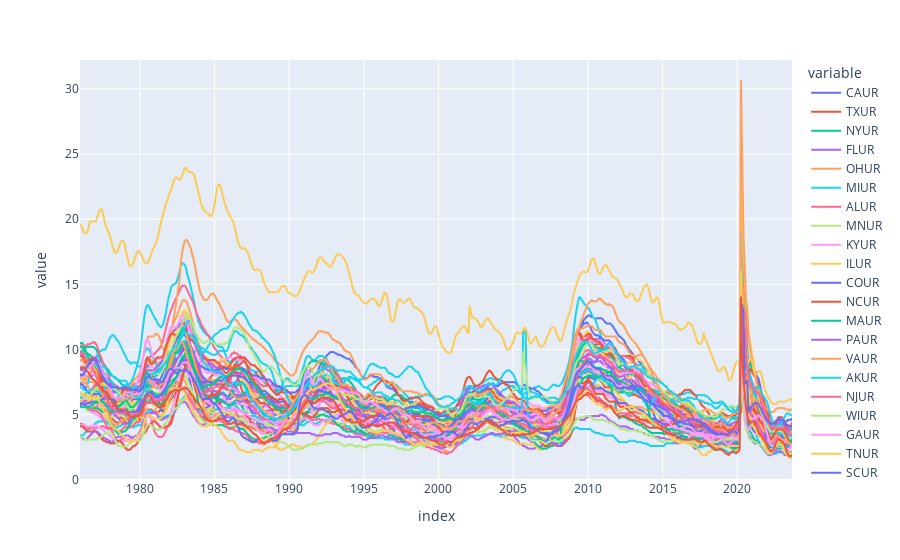

The code cell stored with this chart in its notebook:
### Code cell
px.line(uemp_states)

### Figure 1 — Plotly figure (JSON) as saved in the notebook; plotly's stock layout.template omitted (floating-point values rounded to 4 significant figures; data arrays with more than 128 entries replaced by an {"elided": "..."} marker saying what was removed)
{"data": [{"hovertemplate": "variable=CAUR<br>index=%{x}<br>value=%{y}<extra></extra>", "legendgroup": "CAUR", "line": {"color": "#636efa", "dash": "solid"}, "marker": {"symbol": "circle"}, "mode": "lines", "name": "CAUR", "showlegend": true, "type": "scattergl", "x": {"elided": "573 str values"}, "xaxis": "x", "y": {"elided": "573 float values"}, "yaxis": "y"}, {"hovertemplate": "variable=TXUR<br>index=%{x}<br>value=%{y}<extra></extra>", "legendgroup": "TXUR", "line": {"color": "#EF553B", "dash": "solid"}, "marker": {"symbol": "circle"}, "mode": "lines", "name": "TXUR", "showlegend": true, "type": "scattergl", "x": {"elided": "573 str values"}, "xaxis": "x", "y": {"elided": "573 float values"}, "yaxis": "y"}, {"hovertemplate": "variable=NYUR<br>index=%{x}<br>value=%{y}<extra></extra>", "legendgroup": "NYUR", "line": {"color": "#00cc96", "dash": "solid"}, "marker": {"symbol": "circle"}, "mode": "lines", "name": "NYUR", "showlegend": true, "type": "scattergl", "x": {"elided": "573 str values"}, "xaxis": "x", "y": {"elided": "573 float values"}, "yaxis": "y"}, {"hovertemplate": "variable=FLUR<br>index=%{x}<br>value=%{y}<extra></extra>", "legendgroup": "FLUR", "line": {"color": "#ab63fa", "dash": "solid"}, "marker": {"symbol": "circle"}, "mode": "lines", "name": "FLUR", "showlegend": true, "type": "scattergl", "x": {"elided": "573 str values"}, "xaxis": "x", "y": {"elided": "573 float values"}, "yaxis": "y"}, {"hovertemplate": "variable=OHUR<br>index=%{x}<br>value=%{y}<extra></extra>", "legendgroup": "OHUR", "line": {"color": "#FFA15A", "dash": "solid"}, "marker": {"symbol": "circle"}, "mode": "lines", "name": "OHUR", "showlegend": true, "type": "scattergl", "x": {"elided": "573 str values"}, "xaxis": "x", "y": {"elided": "573 float values"}, "yaxis": "y"}, {"hovertemplate": "variable=MIUR<br>index=%{x}<br>value=%{y}<extra></extra>", "legendgroup": "MIUR", "line": {"color": "#19d3f3", "dash": "solid"}, "marker": {"symbol": "circle"}, "mode": "lines", "name": "MIUR", "showlegend": true, "type": "scattergl", "x": {"elided": "573 str values"}, "xaxis": "x", "y": {"elided": "573 float values"}, "yaxis": "y"}, {"hovertemplate": "variable=ALUR<br>index=%{x}<br>value=%{y}<extra></extra>", "legendgroup": "ALUR", "line": {"color": "#FF6692", "dash": "solid"}, "marker": {"symbol": "circle"}, "mode": "lines", "name": "ALUR", "showlegend": true, "type": "scattergl", "x": {"elided": "573 str values"}, "xaxis": "x", "y": {"elided": "573 float values"}, "yaxis": "y"}, {"hovertemplate": "variable=MNUR<br>index=%{x}<br>value=%{y}<extra></extra>", "legendgroup": "MNUR", "line": {"color": "#B6E880", "dash": "solid"}, "marker": {"symbol": "circle"}, "mode": "lines", "name": "MNUR", "showlegend": true, "type": "scattergl", "x": {"elided": "573 str values"}, "xaxis": "x", "y": {"elided": "573 float values"}, "yaxis": "y"}, {"hovertemplate": "variable=KYUR<br>index=%{x}<br>value=%{y}<extra></extra>", "legendgroup": "KYUR", "line": {"color": "#FF97FF", "dash": "solid"}, "marker": {"symbol": "circle"}, "mode": "lines", "name": "KYUR", "showlegend": true, "type": "scattergl", "x": {"elided": "573 str values"}, "xaxis": "x", "y": {"elided": "573 float values"}, "yaxis": "y"}, {"hovertemplate": "variable=ILUR<br>index=%{x}<br>value=%{y}<extra></extra>", "legendgroup": "ILUR", "line": {"color": "#FECB52", "dash": "solid"}, "marker": {"symbol": "circle"}, "mode": "lines", "name": "ILUR", "showlegend": true, "type": "scattergl", "x": {"elided": "573 str values"}, "xaxis": "x", "y": {"elided": "573 float values"}, "yaxis": "y"}, {"hovertemplate": "variable=COUR<br>index=%{x}<br>value=%{y}<extra></extra>", "legendgroup": "COUR", "line": {"color": "#636efa", "dash": "solid"}, "marker": {"symbol": "circle"}, "mode": "lines", "name": "COUR", "showlegend": true, "type": "scattergl", "x": {"elided": "573 str values"}, "xaxis": "x", "y": {"elided": "573 float values"}, "yaxis": "y"}, {"hovertemplate": "variable=NCUR<br>index=%{x}<br>value=%{y}<extra></extra>", "legendgroup": "NCUR", "line": {"color": "#EF553B", "dash": "solid"}, "marker": {"symbol": "circle"}, "mode": "lines", "name": "NCUR", "showlegend": true, "type": "scattergl", "x": {"elided": "573 str values"}, "xaxis": "x", "y": {"elided": "573 float values"}, "yaxis": "y"}, {"hovertemplate": "variable=MAUR<br>index=%{x}<br>value=%{y}<extra></extra>", "legendgroup": "MAUR", "line": {"color": "#00cc96", "dash": "solid"}, "marker": {"symbol": "circle"}, "mode": "lines", "name": "MAUR", "showlegend": true, "type": "scattergl", "x": {"elided": "573 str values"}, "xaxis": "x", "y": {"elided": "573 float values"}, "yaxis": "y"}, {"hovertemplate": "variable=PAUR<br>index=%{x}<br>value=%{y}<extra></extra>", "legendgroup": "PAUR", "line": {"color": "#ab63fa", "dash": "solid"}, "marker": {"symbol": "circle"}, "mode": "lines", "name": "PAUR", "showlegend": true, "type": "scattergl", "x": {"elided": "573 str values"}, "xaxis": "x", "y": {"elided": "573 float values"}, "yaxis": "y"}, {"hovertemplate": "variable=VAUR<br>index=%{x}<br>value=%{y}<extra></extra>", "legendgroup": "VAUR", "line": {"color": "#FFA15A", "dash": "solid"}, "marker": {"symbol": "circle"}, "mode": "lines", "name": "VAUR", "showlegend": true, "type": "scattergl", "x": {"elided": "573 str values"}, "xaxis": "x", "y": {"elided": "573 float values"}, "yaxis": "y"}, {"hovertemplate": "variable=AKUR<br>index=%{x}<br>value=%{y}<extra></extra>", "legendgroup": "AKUR", "line": {"color": "#19d3f3", "dash": "solid"}, "marker": {"symbol": "circle"}, "mode": "lines", "name": "AKUR", "showlegend": true, "type": "scattergl", "x": {"elided": "573 str values"}, "xaxis": "x", "y": {"elided": "573 float values"}, "yaxis": "y"}, {"hovertemplate": "variable=NJUR<br>index=%{x}<br>value=%{y}<extra></extra>", "legendgroup": "NJUR", "line": {"color": "#FF6692", "dash": "solid"}, "marker": {"symbol": "circle"}, "mode": "lines", "name": "NJUR", "showlegend": true, "type": "scattergl", "x": {"elided": "573 str values"}, "xaxis": "x", "y": {"elided": "573 float values"}, "yaxis": "y"}, {"hovertemplate": "variable=WIUR<br>index=%{x}<br>value=%{y}<extra></extra>", "legendgroup": "WIUR", "line": {"color": "#B6E880", "dash": "solid"}, "marker": {"symbol": "circle"}, "mode": "lines", "name": "WIUR", "showlegend": true, "type": "scattergl", "x": {"elided": "573 str values"}, "xaxis": "x", "y": {"elided": "573 float values"}, "yaxis": "y"}, {"hovertemplate": "variable=GAUR<br>index=%{x}<br>value=%{y}<extra></extra>", "legendgroup": "GAUR", "line": {"color": "#FF97FF", "dash": "solid"}, "marker": {"symbol": "circle"}, "mode": "lines", "name": "GAUR", "showlegend": true, "type": "scattergl", "x": {"elided": "573 str values"}, "xaxis": "x", "y": {"elided": "573 float values"}, "yaxis": "y"}, {"hovertemplate": "variable=TNUR<br>index=%{x}<br>value=%{y}<extra></extra>", "legendgroup": "TNUR", "line": {"color": "#FECB52", "dash": "solid"}, "marker": {"symbol": "circle"}, "mode": "lines", "name": "TNUR", "showlegend": true, "type": "scattergl", "x": {"elided": "573 str values"}, "xaxis": "x", "y": {"elided": "573 float values"}, "yaxis": "y"}, {"hovertemplate": "variable=SCUR<br>index=%{x}<br>value=%{y}<extra></extra>", "legendgroup": "SCUR", "line": {"color": "#636efa", "dash": "solid"}, "marker": {"symbol": "circle"}, "mode": "lines", "name": "SCUR", "showlegend": true, "type": "scattergl", "x": {"elided": "573 str values"}, "xaxis": "x", "y": {"elided": "573 float values"}, "yaxis": "y"}, {"hovertemplate": "variable=NMUR<br>index=%{x}<br>value=%{y}<extra></extra>", "legendgroup": "NMUR", "line": {"color": "#EF553B", "dash": "solid"}, "marker": {"symbol": "circle"}, "mode": "lines", "name": "NMUR", "showlegend": true, "type": "scattergl", "x": {"elided": "573 str values"}, "xaxis": "x", "y": {"elided": "573 float values"}, "yaxis": "y"}, {"hovertemplate": "variable=AZUR<br>index=%{x}<br>value=%{y}<extra></extra>", "legendgroup": "AZUR", "line": {"color": "#00cc96", "dash": "solid"}, "marker": {"symbol": "circle"}, "mode": "lines", "name": "AZUR", "showlegend": true, "type": "scattergl", "x": {"elided": "573 str values"}, "xaxis": "x", "y": {"elided": "573 float values"}, "yaxis": "y"}, {"hovertemplate": "variable=WAUR<br>index=%{x}<br>value=%{y}<extra></extra>", "legendgroup": "WAUR", "line": {"color": "#ab63fa", "dash": "solid"}, "marker": {"symbol": "circle"}, "mode": "lines", "name": "WAUR", "showlegend": true, "type": "scattergl", "x": {"elided": "573 str values"}, "xaxis": "x", "y": {"elided": "573 float values"}, "yaxis": "y"}, {"hovertemplate": "variable=WVUR<br>index=%{x}<br>value=%{y}<extra></extra>", "legendgroup": "WVUR", "line": {"color": "#FFA15A", "dash": "solid"}, "marker": {"symbol": "circle"}, "mode": "lines", "name": "WVUR", "showlegend": true, "type": "scattergl", "x": {"elided": "573 str values"}, "xaxis": "x", "y": {"elided": "573 float values"}, "yaxis": "y"}, {"hovertemplate": "variable=NDUR<br>index=%{x}<br>value=%{y}<extra></extra>", "legendgroup": "NDUR", "line": {"color": "#19d3f3", "dash": "solid"}, "marker": {"symbol": "circle"}, "mode": "lines", "name": "NDUR", "showlegend": true, "type": "scattergl", "x": {"elided": "573 str values"}, "xaxis": "x", "y": {"elided": "573 float values"}, "yaxis": "y"}, {"hovertemplate": "variable=IAUR<br>index=%{x}<br>value=%{y}<extra></extra>", "legendgroup": "IAUR", "line": {"color": "#FF6692", "dash": "solid"}, "marker": {"symbol": "circle"}, "mode": "lines", "name": "IAUR", "showlegend": true, "type": "scattergl", "x": {"elided": "573 str values"}, "xaxis": "x", "y": {"elided": "573 float values"}, "yaxis": "y"}, {"hovertemplate": "variable=MDUR<br>index=%{x}<br>value=%{y}<extra></extra>", "legendgroup": "MDUR", "line": {"color": "#B6E880", "dash": "solid"}, "marker": {"symbol": "circle"}, "mode": "lines", "name": "MDUR", "showlegend": true, "type": "scattergl", "x": {"elided": "573 str values"}, "xaxis": "x", "y": {"elided": "573 float values"}, "yaxis": "y"}, {"hovertemplate": "variable=INUR<br>index=%{x}<br>value=%{y}<extra></extra>", "legendgroup": "INUR", "line": {"color": "#FF97FF", "dash": "solid"}, "marker": {"symbol": "circle"}, "mode": "lines", "name": "INUR", "showlegend": true, "type": "scattergl", "x": {"elided": "573 str values"}, "xaxis": "x", "y": {"elided": "573 float values"}, "yaxis": "y"}, {"hovertemplate": "variable=HIUR<br>index=%{x}<br>value=%{y}<extra></extra>", "legendgroup": "HIUR", "line": {"color": "#FECB52", "dash": "solid"}, "marker": {"symbol": "circle"}, "mode": "lines", "name": "HIUR", "showlegend": true, "type": "scattergl", "x": {"elided": "573 str values"}, "xaxis": "x", "y": {"elided": "573 float values"}, "yaxis": "y"}, {"hovertemplate": "variable=ARUR<br>index=%{x}<br>value=%{y}<extra></extra>", "legendgroup": "ARUR", "line": {"color": "#636efa", "dash": "solid"}, "marker": {"symbol": "circle"}, "mode": "lines", "name": "ARUR", "showlegend": true, "type": "scattergl", "x": {"elided": "573 str values"}, "xaxis": "x", "y": {"elided": "573 float values"}, "yaxis": "y"}, {"hovertemplate": "variable=ORUR<br>index=%{x}<br>value=%{y}<extra></extra>", "legendgroup": "ORUR", "line": {"color": "#EF553B", "dash": "solid"}, "marker": {"symbol": "circle"}, "mode": "lines", "name": "ORUR", "showlegend": true, "type": "scattergl", "x": {"elided": "573 str values"}, "xaxis": "x", "y": {"elided": "573 float values"}, "yaxis": "y"}, {"hovertemplate": "variable=UTUR<br>index=%{x}<br>value=%{y}<extra></extra>", "legendgroup": "UTUR", "line": {"color": "#00cc96", "dash": "solid"}, "marker": {"symbol": "circle"}, "mode": "lines", "name": "UTUR", "showlegend": true, "type": "scattergl", "x": {"elided": "573 str values"}, "xaxis": "x", "y": {"elided": "573 float values"}, "yaxis": "y"}, {"hovertemplate": "variable=MOUR<br>index=%{x}<br>value=%{y}<extra></extra>", "legendgroup": "MOUR", "line": {"color": "#ab63fa", "dash": "solid"}, "marker": {"symbol": "circle"}, "mode": "lines", "name": "MOUR", "showlegend": true, "type": "scattergl", "x": {"elided": "573 str values"}, "xaxis": "x", "y": {"elided": "573 float values"}, "yaxis": "y"}, {"hovertemplate": "variable=NVUR<br>index=%{x}<br>value=%{y}<extra></extra>", "legendgroup": "NVUR", "line": {"color": "#FFA15A", "dash": "solid"}, "marker": {"symbol": "circle"}, "mode": "lines", "name": "NVUR", "showlegend": true, "type": "scattergl", "x": {"elided": "573 str values"}, "xaxis": "x", "y": {"elided": "573 float values"}, "yaxis": "y"}, {"hovertemplate": "variable=LAUR<br>index=%{x}<br>value=%{y}<extra></extra>", "legendgroup": "LAUR", "line": {"color": "#19d3f3", "dash": "solid"}, "marker": {"symbol": "circle"}, "mode": "lines", "name": "LAUR", "showlegend": true, "type": "scattergl", "x": {"elided": "573 str values"}, "xaxis": "x", "y": {"elided": "573 float values"}, "yaxis": "y"}, {"hovertemplate": "variable=OKUR<br>index=%{x}<br>value=%{y}<extra></extra>", "legendgroup": "OKUR", "line": {"color": "#FF6692", "dash": "solid"}, "marker": {"symbol": "circle"}, "mode": "lines", "name": "OKUR", "showlegend": true, "type": "scattergl", "x": {"elided": "573 str values"}, "xaxis": "x", "y": {"elided": "573 float values"}, "yaxis": "y"}, {"hovertemplate": "variable=MSUR<br>index=%{x}<br>value=%{y}<extra></extra>", "legendgroup": "MSUR", "line": {"color": "#B6E880", "dash": "solid"}, "marker": {"symbol": "circle"}, "mode": "lines", "name": "MSUR", "showlegend": true, "type": "scattergl", "x": {"elided": "573 str values"}, "xaxis": "x", "y": {"elided": "573 float values"}, "yaxis": "y"}, {"hovertemplate": "variable=KSUR<br>index=%{x}<br>value=%{y}<extra></extra>", "legendgroup": "KSUR", "line": {"color": "#FF97FF", "dash": "solid"}, "marker": {"symbol": "circle"}, "mode": "lines", "name": "KSUR", "showlegend": true, "type": "scattergl", "x": {"elided": "573 str values"}, "xaxis": "x", "y": {"elided": "573 float values"}, "yaxis": "y"}, {"hovertemplate": "variable=PRUR<br>index=%{x}<br>value=%{y}<extra></extra>", "legendgroup": "PRUR", "line": {"color": "#FECB52", "dash": "solid"}, "marker": {"symbol": "circle"}, "mode": "lines", "name": "PRUR", "showlegend": true, "type": "scattergl", "x": {"elided": "573 str values"}, "xaxis": "x", "y": {"elided": "573 float values"}, "yaxis": "y"}, {"hovertemplate": "variable=MTUR<br>index=%{x}<br>value=%{y}<extra></extra>", "legendgroup": "MTUR", "line": {"color": "#636efa", "dash": "solid"}, "marker": {"symbol": "circle"}, "mode": "lines", "name": "MTUR", "showlegend": true, "type": "scattergl", "x": {"elided": "573 str values"}, "xaxis": "x", "y": {"elided": "573 float values"}, "yaxis": "y"}, {"hovertemplate": "variable=WYUR<br>index=%{x}<br>value=%{y}<extra></extra>", "legendgroup": "WYUR", "line": {"color": "#EF553B", "dash": "solid"}, "marker": {"symbol": "circle"}, "mode": "lines", "name": "WYUR", "showlegend": true, "type": "scattergl", "x": {"elided": "573 str values"}, "xaxis": "x", "y": {"elided": "573 float values"}, "yaxis": "y"}, {"hovertemplate": "variable=IDUR<br>index=%{x}<br>value=%{y}<extra></extra>", "legendgroup": "IDUR", "line": {"color": "#00cc96", "dash": "solid"}, "marker": {"symbol": "circle"}, "mode": "lines", "name": "IDUR", "showlegend": true, "type": "scattergl", "x": {"elided": "573 str values"}, "xaxis": "x", "y": {"elided": "573 float values"}, "yaxis": "y"}, {"hovertemplate": "variable=SDUR<br>index=%{x}<br>value=%{y}<extra></extra>", "legendgroup": "SDUR", "line": {"color": "#ab63fa", "dash": "solid"}, "marker": {"symbol": "circle"}, "mode": "lines", "name": "SDUR", "showlegend": true, "type": "scattergl", "x": {"elided": "573 str values"}, "xaxis": "x", "y": {"elided": "573 float values"}, "yaxis": "y"}, {"hovertemplate": "variable=RIUR<br>index=%{x}<br>value=%{y}<extra></extra>", "legendgroup": "RIUR", "line": {"color": "#FFA15A", "dash": "solid"}, "marker": {"symbol": "circle"}, "mode": "lines", "name": "RIUR", "showlegend": true, "type": "scattergl", "x": {"elided": "573 str values"}, "xaxis": "x", "y": {"elided": "573 float values"}, "yaxis": "y"}, {"hovertemplate": "variable=DCUR<br>index=%{x}<br>value=%{y}<extra></extra>", "legendgroup": "DCUR", "line": {"color": "#19d3f3", "dash": "solid"}, "marker": {"symbol": "circle"}, "mode": "lines", "name": "DCUR", "showlegend": true, "type": "scattergl", "x": {"elided": "573 str values"}, "xaxis": "x", "y": {"elided": "573 float values"}, "yaxis": "y"}, {"hovertemplate": "variable=CTUR<br>index=%{x}<br>value=%{y}<extra></extra>", "legendgroup": "CTUR", "line": {"color": "#FF6692", "dash": "solid"}, "marker": {"symbol": "circle"}, "mode": "lines", "name": "CTUR", "showlegend": true, "type": "scattergl", "x": {"elided": "573 str values"}, "xaxis": "x", "y": {"elided": "573 float values"}, "yaxis": "y"}, {"hovertemplate": "variable=NEUR<br>index=%{x}<br>value=%{y}<extra></extra>", "legendgroup": "NEUR", "line": {"color": "#B6E880", "dash": "solid"}, "marker": {"symbol": "circle"}, "mode": "lines", "name": "NEUR", "showlegend": true, "type": "scattergl", "x": {"elided": "573 str values"}, "xaxis": "x", "y": {"elided": "573 float values"}, "yaxis": "y"}, {"hovertemplate": "variable=MEUR<br>index=%{x}<br>value=%{y}<extra></extra>", "legendgroup": "MEUR", "line": {"color": "#FF97FF", "dash": "solid"}, "marker": {"symbol": "circle"}, "mode": "lines", "name": "MEUR", "showlegend": true, "type": "scattergl", "x": {"elided": "573 str values"}, "xaxis": "x", "y": {"elided": "573 float values"}, "yaxis": "y"}, {"hovertemplate": "variable=NHUR<br>index=%{x}<br>value=%{y}<extra></extra>", "legendgroup": "NHUR", "line": {"color": "#FECB52", "dash": "solid"}, "marker": {"symbol": "circle"}, "mode": "lines", "name": "NHUR", "showlegend": true, "type": "scattergl", "x": {"elided": "573 str values"}, "xaxis": "x", "y": {"elided": "573 float values"}, "yaxis": "y"}, {"hovertemplate": "variable=DEUR<br>index=%{x}<br>value=%{y}<extra></extra>", "legendgroup": "DEUR", "line": {"color": "#636efa", "dash": "solid"}, "marker": {"symbol": "circle"}, "mode": "lines", "name": "DEUR", "showlegend": true, "type": "scattergl", "x": {"elided": "573 str values"}, "xaxis": "x", "y": {"elided": "573 float values"}, "yaxis": "y"}, {"hovertemplate": "variable=VTUR<br>index=%{x}<br>value=%{y}<extra></extra>", "legendgroup": "VTUR", "line": {"color": "#EF553B", "dash": "solid"}, "marker": {"symbol": "circle"}, "mode": "lines", "name": "VTUR", "showlegend": true, "type": "scattergl", "x": {"elided": "573 str values"}, "xaxis": "x", "y": {"elided": "573 float values"}, "yaxis": "y"}], "layout": {"legend": {"title": {"text": "variable"}, "tracegroupgap": 0}, "margin": {"t": 60}, "xaxis": {"anchor": "y", "domain": [0, 1], "title": {"text": "index"}}, "yaxis": {"anchor": "x", "domain": [0, 1], "title": {"text": "value"}}}}
